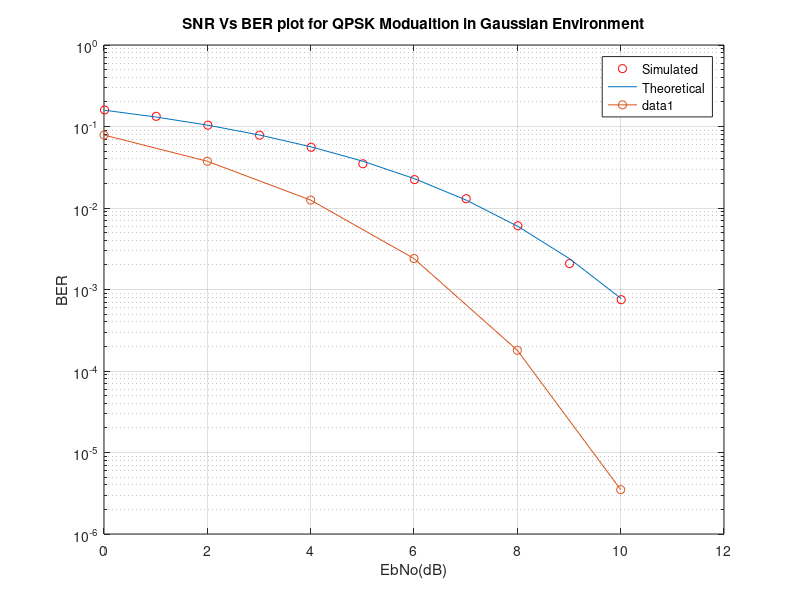
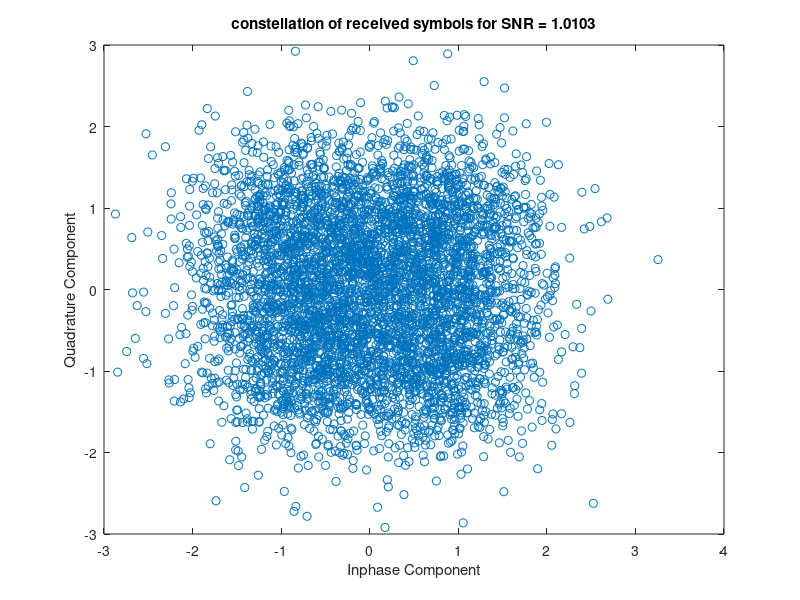
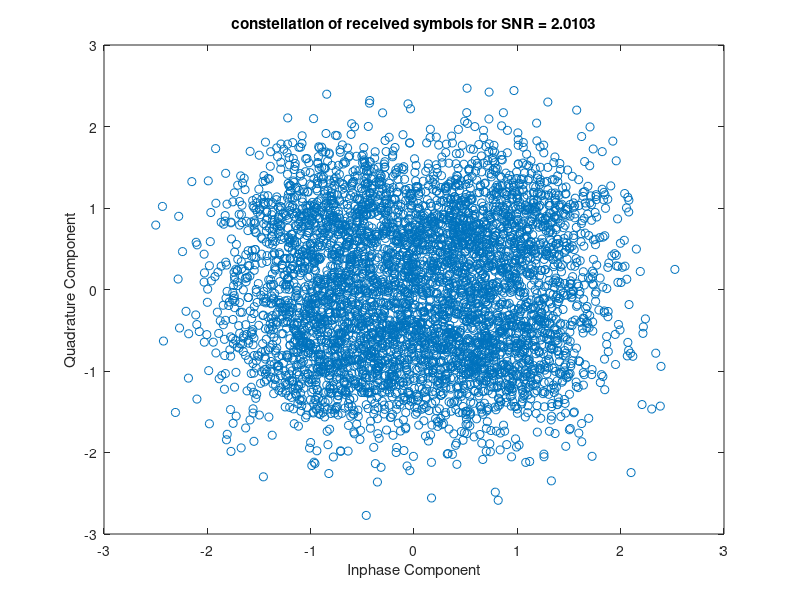
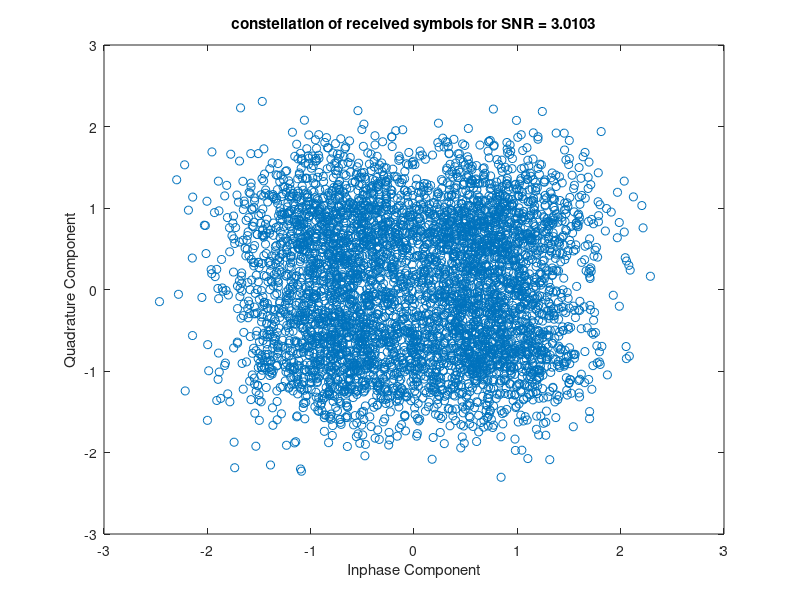

These figures' MATLAB source, in order:
% Clear all the previously used variables and close all figures
clear all;
close all;

format long;

% Frame Length
bit_count = 10000;

% Range of SNR over which to simulate 
Eb_No = -3: 1: 7;

% Convert Eb/No values to channel SNR
% Consult BERNARD SKLAR'S book 'Digital Communications'
SNR = Eb_No + 10*log10(2);

% Start the main calculation loop
for aa = 1: 1: length(SNR)
    
    % Initiate variables
    T_Errors = 0;
    T_bits = 0;
    
    % Keep going until you get 100 errors
    while T_Errors < 100
    
        % Generate some information bits
        uncoded_bits  = round(rand(1,bit_count));
        
        % Split the stream into two streams, for Quadrature Carriers
        B1 = uncoded_bits(1:2:end);
        B2 = uncoded_bits(2:2:end);
        
        % QPSK modulator set to pi/4 radians constellation
        % If you want to change the constellation angles
        % just change the angles.
        qpsk_sig = ((B1==0).*(B2==0)*(exp(i*pi/4))+(B1==0).*(B2==1)...
            *(exp(3*i*pi/4))+(B1==1).*(B2==1)*(exp(5*i*pi/4))...
            +(B1==1).*(B2==0)*(exp(7*i*pi/4))); 
        
        % Noise variance
        N0 = 1/10^(SNR(aa)/10);
        
        % Send over Gaussian Link to the receiver
        rx = qpsk_sig + sqrt(N0/2)*(randn(1,length(qpsk_sig))+i*randn(1,length(qpsk_sig)));
%---------------------------------------------------------------
        
        % QPSK demodulator at the Receiver
        B4 = (real(rx)<0);
        B3 = (imag(rx)<0);
        
        uncoded_bits_rx = zeros(1,2*length(rx));
        uncoded_bits_rx(1:2:end) = B3;
        uncoded_bits_rx(2:2:end) = B4;

    
        % Calculate Bit Errors
        diff = uncoded_bits - uncoded_bits_rx;
        T_Errors = T_Errors + sum(abs(diff));
        T_bits = T_bits + length(uncoded_bits);
        
    end
    % Received data constellation
    figure; clf;
    plot(real(rx),imag(rx),'o');  % Scatter Plot
    title(['constellation of received symbols for SNR = ', num2str(SNR(aa))]); 
    xlabel('Inphase Component'); ylabel('Quadrature Component');

    % Calculate Bit Error Rate
    BER(aa) = T_Errors / T_bits;
    disp(sprintf('bit error probability = %f',BER(aa)));

end
  
%------------------------------------------------------------

% Finally plot the BER Vs. SNR(dB) Curve on logarithmic scale 
% BER through Simulation
figure(1);
semilogy(SNR,BER,'or');
hold on;
xlabel('SNR (dB)');
ylabel('BER');
title('SNR Vs BER plot for QPSK Modualtion in Gaussian Environment');


% Theoretical BER
figure(1);
theoryBer = 0.5*erfc(sqrt(10.^(Eb_No/10)));
semilogy(SNR,theoryBer);
grid on;
legend('Simulated', 'Theoretical');

%------------------------------------------------------------

%%%%%%%%%%%%%%%%%%%%%%%%%%%%%%%%%%%%%%%%%%%%%%%%%%%%%%%%%%%%%%%%%%%%%%%%%%%
% This program is used to calculate the Bit Error Rate (BER) of QPSK in an 
% Additive White Gaussian Noise (AWGN) channel. The modulation and
% demodulation is done at baseband. Complex numbers are used to model the 
% in-phase and quadrature components of a QPSK signal. The length of the 
% symbol sequence and range of EbNo can be varied. 
%
% By Yasir Ahmed
% www.raymaps.com
%%%%%%%%%%%%%%%%%%%%%%%%%%%%%%%%%%%%%%%%%%%%%%%%%%%%%%%%%%%%%%%%%%%%%%%%%%%

clear all;                                            %Clear all variables
close all;                                            %Close all figures

l=1e6;
EbNodB=0:2:10;
EbNo=10.^(EbNodB/10);

for n=1:length(EbNodB)
    si=2*(round(rand(1,l))-0.5);                      %In-phase symbol generation
    sq=2*(round(rand(1,l))-0.5);                      %Quadrature symbol generation                
    s=si+j*sq;                                        %Adding the two parallel symbol streams
    w=(1/sqrt(2*EbNo(n)))*(randn(1,l)+j*randn(1,l));  %Random noise generation
    r=s+w;                                            %Received signal
    si_=sign(real(r));                                %In-phase demodulation
    sq_=sign(imag(r));                                %Quadrature demodulation
    ber1=(l-sum(si==si_))/l;                          %In-phase BER calculation
    ber2=(l-sum(sq==sq_))/l;                          %Quadrature BER calculation
    ber(n)=mean([ber1 ber2]);                         %Overall BER
end

semilogy(EbNodB, ber,'o-')                                 %Plot the BER
xlabel('EbNo(dB)')                                    %Label for x-axis
ylabel('BER')                                         %Label for y-axis
grid on                                               %Turning the grid on 
